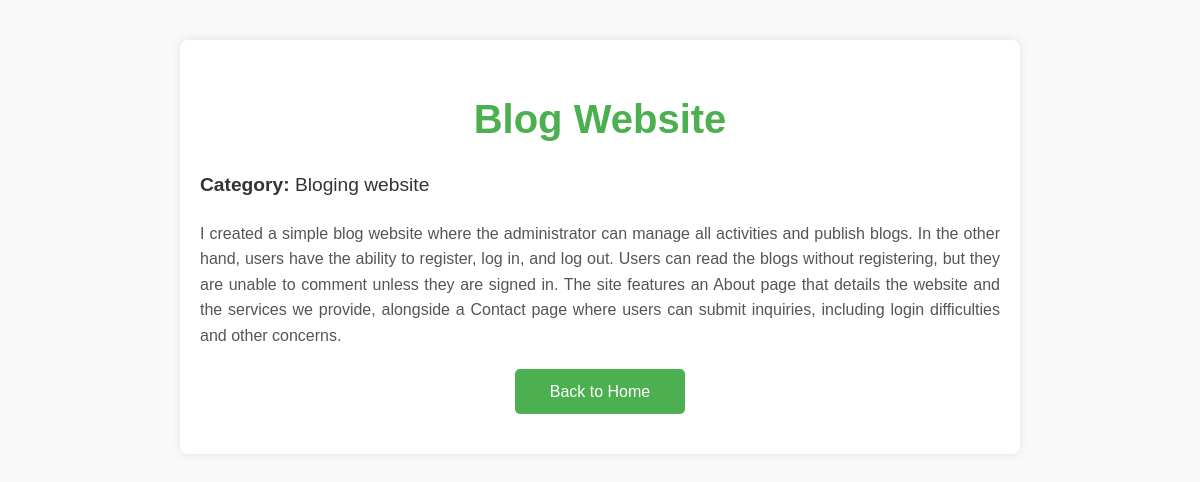
/project/2/, run on an earlier commit of the app's database.
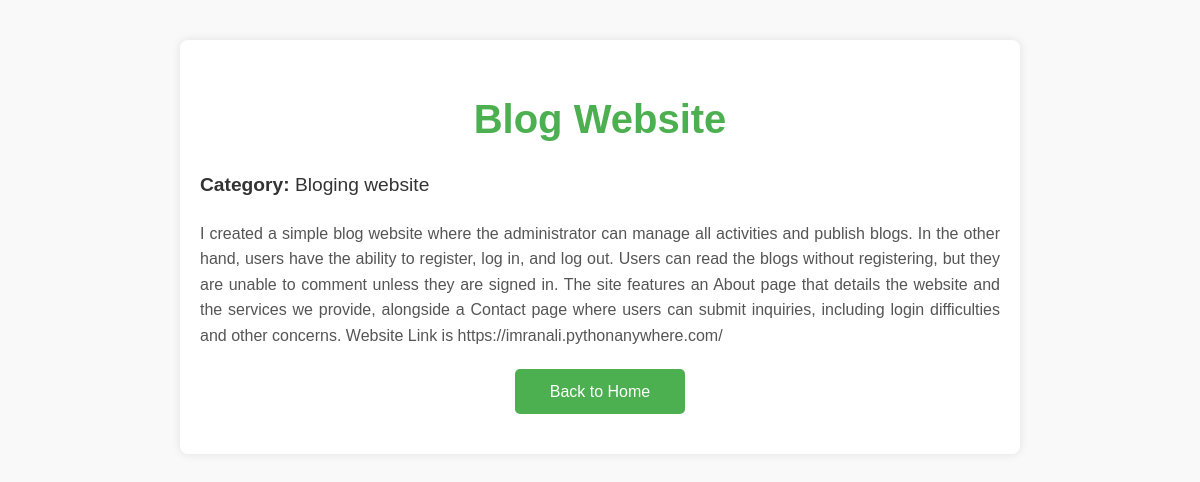
And on a later commit of the database.
### PortfolioApp/models.py (models this page shows, shortened)
class Project(models.Model):
    category = models.CharField(max_length=200)
    title = models.CharField(max_length=200)
    description = models.TextField()
    image = models.ImageField(upload_to="projects_image/")

### PortfolioApp/views.py (the view)
# urls.py: path('project/<int:project_id>/', views.project_detail, name='project'),
def project_detail(request, project_id):
    project = models.Project.objects.get(id=project_id)
    context = {
        'project': project
    }
    return render(request, 'project.html', context)

### templates/project.html (shortened to what this page needs)
<!DOCTYPE html>
<html lang="en">
<head>
</head>
<body>
    <main>
        <div class="project-detail-container">
            <h1 class="project-title">{{ project.title }}</h1>
            <p class="project-category"><strong>Category:</strong> {{ project.category }}</p>
            <div class="project-description">
                <p>{{ project.description }}</p>
            </div>
            <a href="{% url 'index'%}" class="home-button">Back to Home</a>
        </div>
    </main>
</body>
</html>

What changed in the data, as far as the page shows it:
changed Project "Blog Website": description "…difficulties and other concerns." → "…difficulties and other concerns. Website Link is https://imranali.pythonanywhere.com/"
